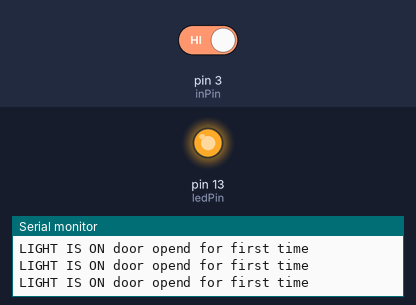
The sketch below on a simulated Arduino Uno, built with avr-gcc and run on an emulated ATmega328P. Parts: output pins drawn as LEDs (lit = HIGH), the last lines printed to the serial monitor. The test bench sets the inputs (shaded band); at power-on: pin 3 (inPin) HIGH.

Above: at 1.2 s.
1.3 s: pin 3 (inPin) driven LOW
3.2 s: pin 3 (inPin) driven HIGH
At 4.0 s:
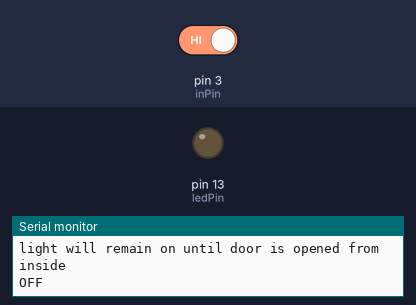
Timing chart, 0 to 9.8 s (numbered marks = the images above; inputs shaded):
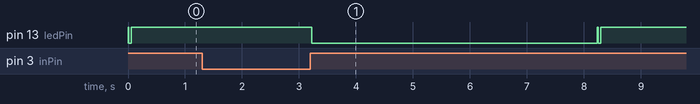

The sketch:

door_sensor_mtd2.ino
```cpp
int ledPin = 13; //considering real light
int inPin = 3;   //door open close reading from pin 3
int counter = 0;   //counter variable
int door_status = 0;   //for status of pin
int a = 0;
int ledPin1 = 0;

void setup() {

  pinMode(ledPin, OUTPUT);
  pinMode(inPin, INPUT);

  Serial.begin(9600);

}


void loop() {


  door_status = digitalRead(inPin);
  ledPin1 = digitalRead(ledPin);
  digitalWrite(ledPin, LOW);
  check();

  if (counter == 0)
  {
    digitalWrite(ledPin, LOW);
    Serial.println("ideal state");
  }

  else if (counter == 1)
  {
    digitalWrite(ledPin, HIGH);
    Serial.println("LIGHT IS ON door opend for first time ");
  }

  else if (counter == 2)
  {
    digitalWrite(ledPin, HIGH);
    Serial.println("light will remain on until door is opened from inside ");
  }
  else
  {
    digitalWrite(ledPin, LOW);
    Serial.println("OFF");
    delay(5000);
    counter = 0;
  }

}


void check() {

  if (door_status == LOW && ledPin1 == LOW)
  {

    // Serial.println("ideal state"); //case 1 door is closed by default
    // digitalWrite(ledPin,LOW);     // led is also off
    counter = 0;

  }

  else if (door_status == HIGH && ledPin1 == LOW && counter == 0 )
  {
    // CASE 2 sensor is active means door is open from outside
    //light will remain on until i close the door and timeout concept goes here
    //Serial.println("LIGHT IS ON door opend for first time ");

    //    Serial.println("ON");
    //  digitalWrite(ledPin,HIGH);

    counter = 1;

  }

  else if (ledPin1 == HIGH && door_status == LOW) //CASE 3 door is closed from inside means someone is inside [door is closed ][light is ON]
  {
    //  Serial.println("light will remain on until door is opened from inside ");//light will remain on until door is opened from inside
    //  digitalWrite(ledPin,HIGH);

    counter = 2; //explecitly setting counter to 2

  }

  else if (door_status == HIGH && ledPin1 == HIGH && counter == 2 )
  {


    counter = 3; //explecitly setting counter to 3

  }
}
```

Measured:
- after the input at 3.2 s, pin 13 (ledPin): HIGH → LOW at once, → HIGH 5.0 s later, → LOW 0.02 s later, → HIGH 0.04 s later
